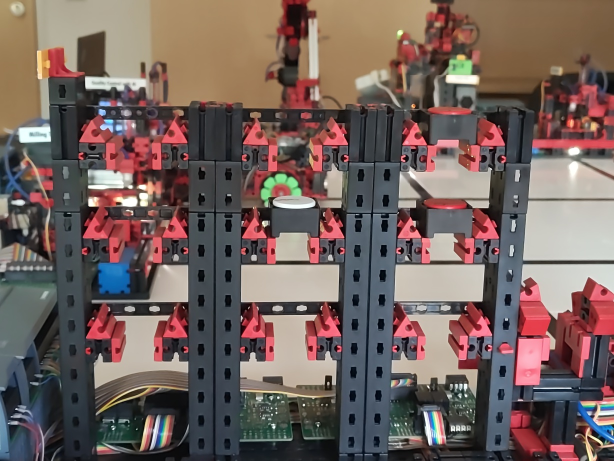
#> input picture data/img/current.jpg, 1228 x 921 px (shown at 1/2 size)
$ python hsvFarbraum.py
#> lines starting #> are read from the running program, lines starting #| are printed output that depends on the picture; after the words box and inside, x2 and y2 are one past the last pixel; in counts of white or black regions, pixels touching at a corner belong together
import cv2
import numpy as np

# --- 1. Bild laden und skalieren ---
IMAGE_PATH = "data/img/current.jpg"
image = cv2.imread(IMAGE_PATH)
#> image is the input picture: shape (921, 1228, 3); mean B, G, R 93.6, 97.9, 115.4

if image is None:
    print(f"Fehler: Bild '{IMAGE_PATH}' konnte nicht geladen werden.")
    exit()

SCALE_FACTOR = 0.3
width = int(image.shape[1] * SCALE_FACTOR)
#> width = 368
height = int(image.shape[0] * SCALE_FACTOR)
#> height = 276
resized = cv2.resize(image, (width, height), interpolation=cv2.INTER_AREA)
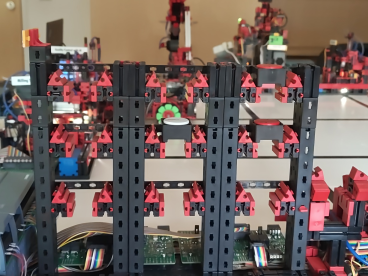
#> resized: shape (276, 368, 3); mean B, G, R 93.6, 97.9, 115.4

# In HSV konvertieren
hsv = cv2.cvtColor(resized, cv2.COLOR_BGR2HSV)
#> hsv: shape (276, 368, 3); mean H, S, V 71.4, 72.5, 122

# Callback-Funktion für die Regler (wird bei jeder Änderung aufgerufen)
def nothing(x):
    pass

# --- 2. Fenster und Trackbars erstellen ---
cv2.namedWindow("HSV Einstellungen", cv2.WINDOW_NORMAL)
cv2.resizeWindow("HSV Einstellungen", 400, 300)

# Trackbars für LOWER Vektor
cv2.createTrackbar("Lower H", "HSV Einstellungen", 0, 180, nothing)
cv2.createTrackbar("Lower S", "HSV Einstellungen", 0, 255, nothing)
cv2.createTrackbar("Lower V", "HSV Einstellungen", 65, 255, nothing)

# Trackbars für UPPER Vektor
cv2.createTrackbar("Upper H", "HSV Einstellungen", 180, 180, nothing)
cv2.createTrackbar("Upper S", "HSV Einstellungen", 95, 255, nothing)
cv2.createTrackbar("Upper V", "HSV Einstellungen", 146, 255, nothing)

print("=" * 60)
print(" HSV SCHIEBEREGLER - TOOL")
print("=" * 60)
print("Stelle die Regler im Fenster 'HSV Einstellungen' ein.")
print("Drücke 'q' oder 'ESC' im Bildfenster, um zu beenden.")
print("=" * 60)

while True:
    # 1. Aktuelle Werte der Schieberegler auslesen
    l_h = cv2.getTrackbarPos("Lower H", "HSV Einstellungen")
    l_s = cv2.getTrackbarPos("Lower S", "HSV Einstellungen")
    l_v = cv2.getTrackbarPos("Lower V", "HSV Einstellungen")

    u_h = cv2.getTrackbarPos("Upper H", "HSV Einstellungen")
    u_s = cv2.getTrackbarPos("Upper S", "HSV Einstellungen")
    u_v = cv2.getTrackbarPos("Upper V", "HSV Einstellungen")

    lower = np.array([l_h, l_s, l_v])
    upper = np.array([u_h, u_s, u_v])

    # 2. Maske berechnen
    mask = cv2.inRange(hsv, lower, upper)
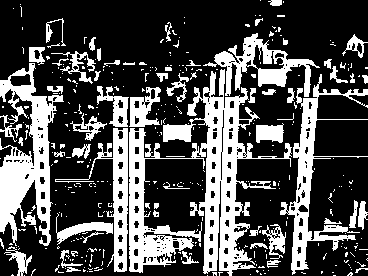
#> mask: shape (276, 368); 30.4% white; 370 white regions (308 under 20 px), largest, box (x1, y1, x2, y2) and area: (129, 69, 292, 276) 10365, (0, 63, 64, 246) 4926, (280, 74, 368, 275) 3421

    # 3. Live-Text auf dem Originalbild einblenden
    text_canvas = resized.copy()
    cv2.putText(text_canvas, f"LOWER: {lower.tolist()}", (10, 25),
                cv2.FONT_HERSHEY_SIMPLEX, 0.5, (0, 255, 0), 1)
    cv2.putText(text_canvas, f"UPPER: {upper.tolist()}", (10, 50),
                cv2.FONT_HERSHEY_SIMPLEX, 0.5, (0, 255, 0), 1)
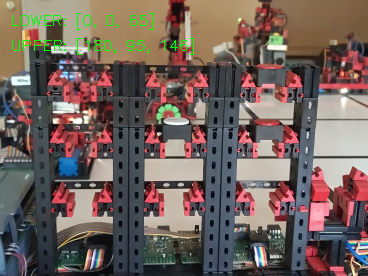
#> text_canvas: shape (276, 368, 3); mean B, G, R 92.8, 98.8, 114.3

    # 4. Fenster anzeigen
    cv2.imshow("Original mit Werten", text_canvas)
    cv2.imshow("HSV Maske Live", mask)

    # Beenden mit Tastendruck 'q' oder ESC (27)
    key = cv2.waitKey(30) & 0xFF
#> (key q is pressed here)
    if key == ord('q') or key == 27:
        break

# --- Finaler Code-Export ---
print("\n" + "=" * 60)
print(" DEINE FINALEN WERTE FÜR DEN CODE:")
print("=" * 60)
print(f"lower_black = np.array([{l_h}, {l_s}, {l_v}])")
print(f"upper_black = np.array([{u_h}, {u_s}, {u_v}])")
print("=" * 60)

cv2.destroyAllWindows()

$ run again, with data/img/empty_container.jpg copied over data/img/current.jpg
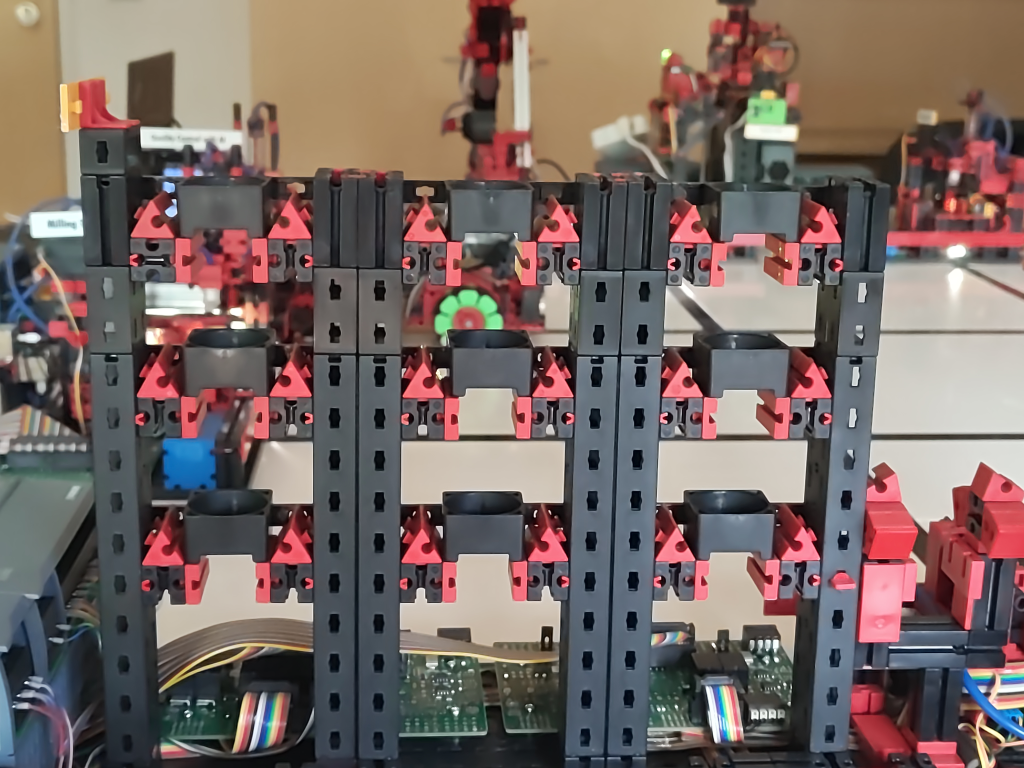
#> input picture data/img/empty_container.jpg, 4096 x 3072 px (shown at 1/4 size)
#> image is the input picture: shape (3072, 4096, 3); mean B, G, R 99.6, 104.2, 120
#> `resized = cv2.resize(image, (width, height), interpolation=cv2.INTER_A..`:
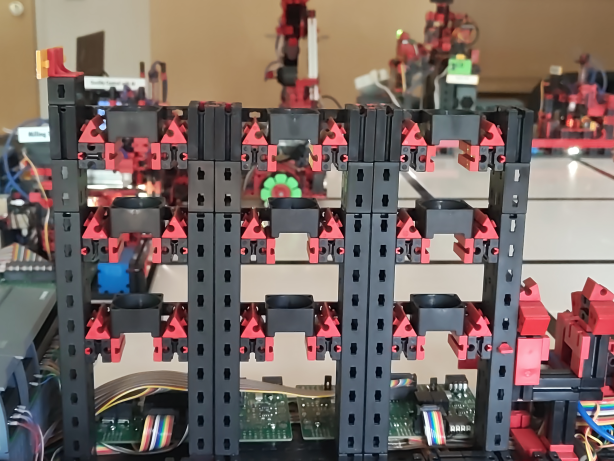
#> resized: shape (921, 1228, 3) (shown at 1/2 size); mean B, G, R 99.6, 104.2, 120
#> hsv: shape (921, 1228, 3); mean H, S, V 71.6, 69.2, 127
#> `mask = cv2.inRange(hsv, lower, upper)`:
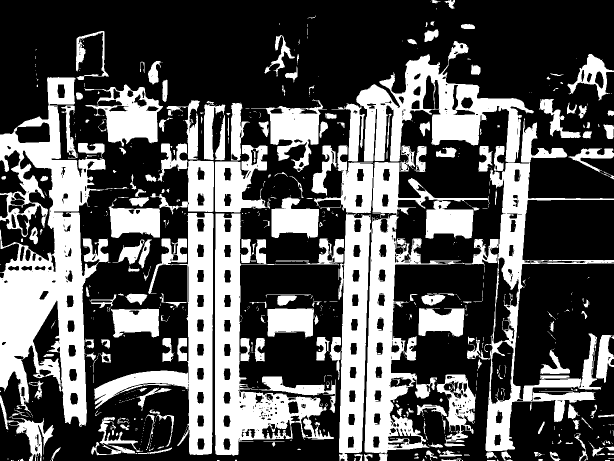
#> mask: shape (921, 1228) (shown at 1/2 size); 33.9% white; 760 white regions (532 under 20 px), largest, box (x1, y1, x2, y2) and area: (0, 154, 217, 854) 65678, (729, 324, 997, 921) 36395, (430, 427, 688, 912) 35674

$ run again, with data/img/error_bwr.jpg copied over data/img/current.jpg
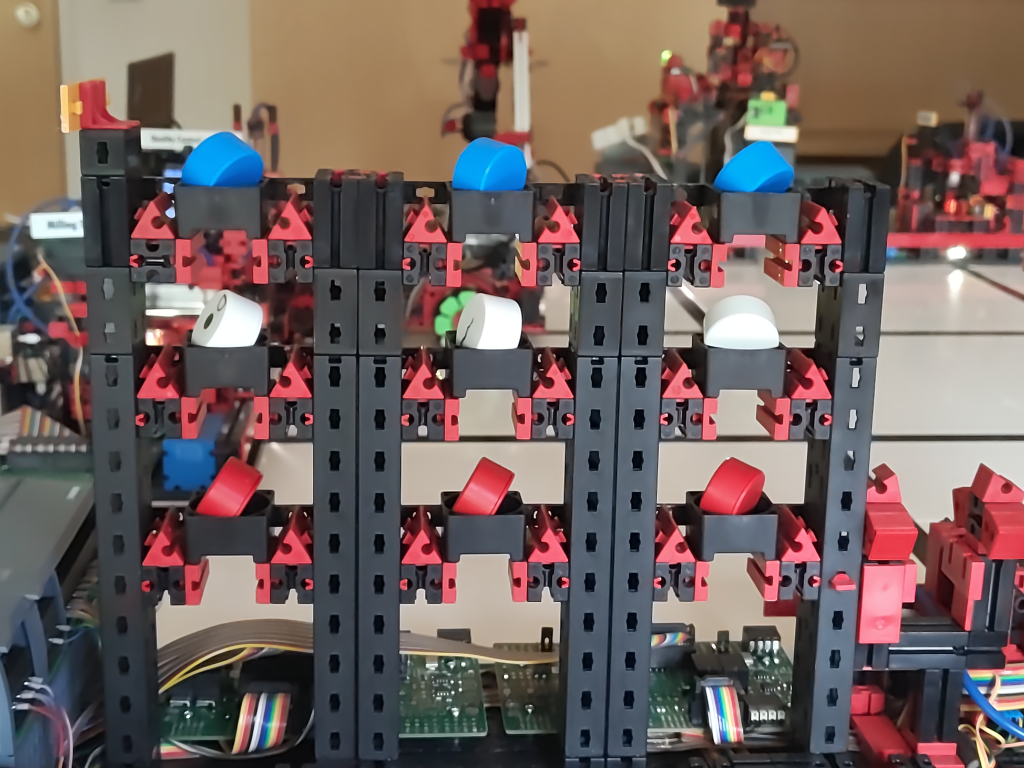
#> input picture data/img/error_bwr.jpg, 4096 x 3072 px (shown at 1/4 size)
#> image is the input picture: shape (3072, 4096, 3); mean B, G, R 94.1, 96.7, 112.8
#> `resized = cv2.resize(image, (width, height), interpolation=cv2.INTER_A..`:
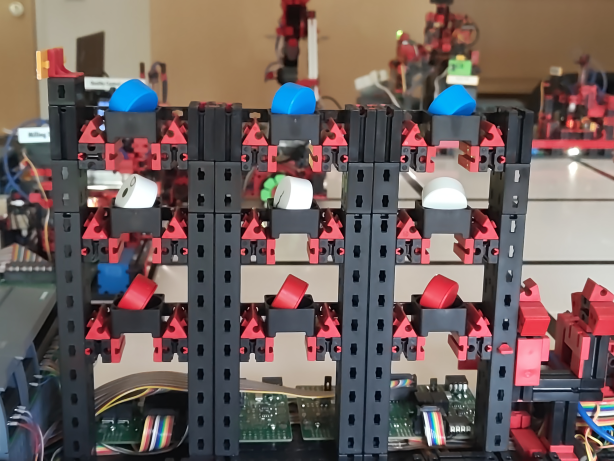
#> resized: shape (921, 1228, 3) (shown at 1/2 size); mean B, G, R 94.1, 96.7, 112.8
#> hsv: shape (921, 1228, 3); mean H, S, V 76.6, 76, 122
#> `mask = cv2.inRange(hsv, lower, upper)`:
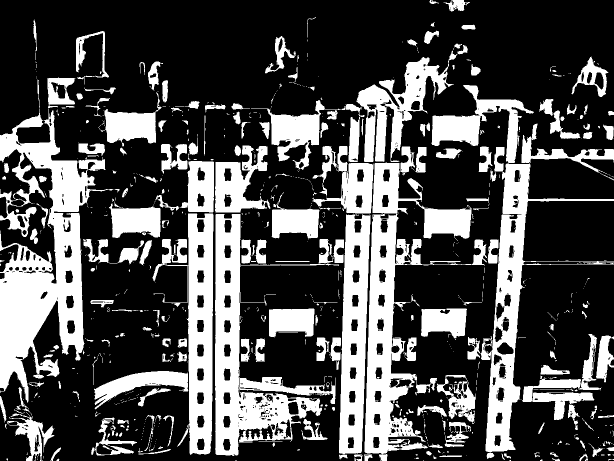
#> mask: shape (921, 1228) (shown at 1/2 size); 30.5% white; 838 white regions (604 under 20 px), largest, box (x1, y1, x2, y2) and area: (0, 217, 227, 805) 51765, (729, 293, 974, 921) 39890, (430, 428, 678, 912) 29651
